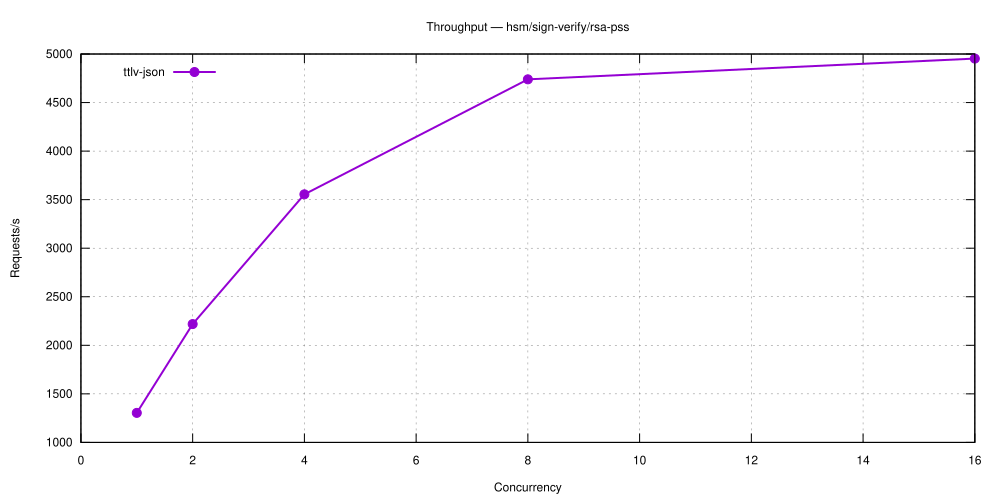

The script that saved this image:
set terminal svg size 1000,500 enhanced font 'Helvetica,12'
set output 'hsm_sign-verify_rsa-pss.svg'
set title 'Throughput — hsm/sign-verify/rsa-pss'
set grid
set xlabel 'Concurrency'
set ylabel 'Requests/s'
set key top left
plot 'hsm_sign-verify_rsa-pss-5.28.0-ttlv-json.dat' using 1:2 with linespoints lw 2 pt 7 title 'ttlv-json'
